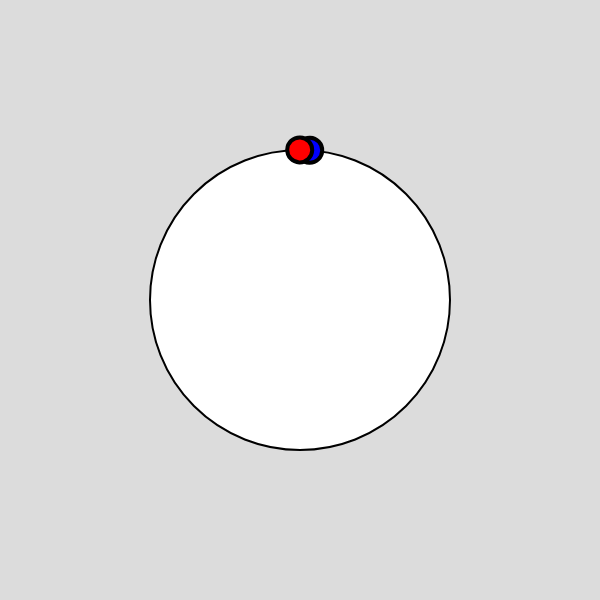
Frame 1 (no input)
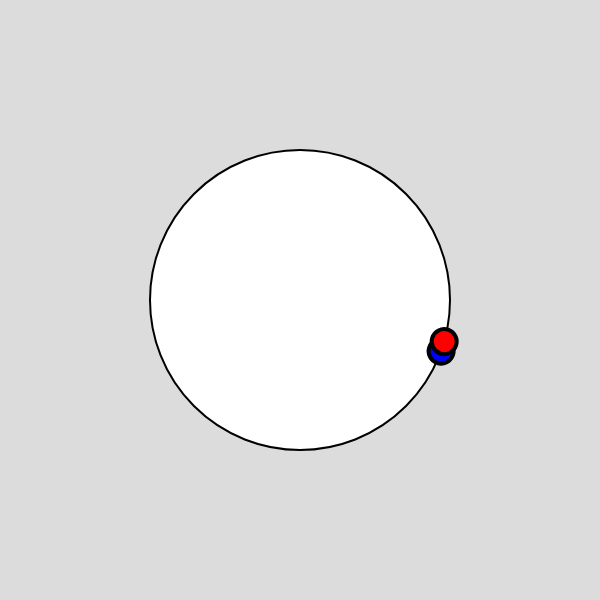
Frame 60 (no input)
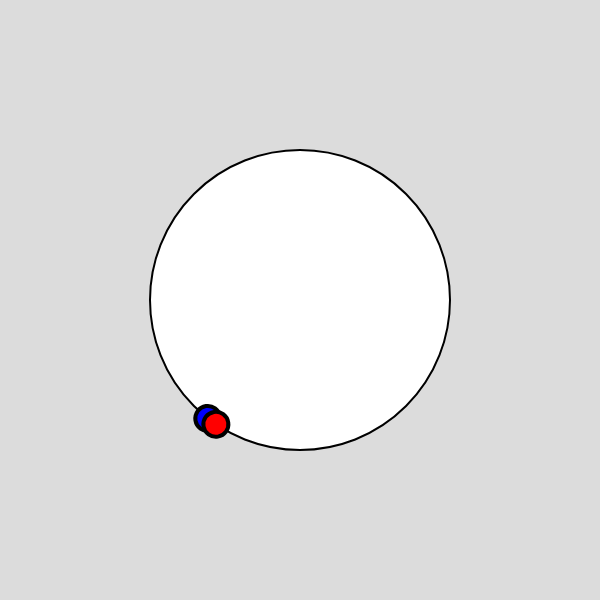
Frame 120 (the mouse pressed at the canvas centre since frame 60)

The p5.js sketch that drew these frames (run headless with seeded random() and noise() and a simulated clock; from frame 60 on, the mouse is pressed at the canvas centre):

// p5.js sketch
// ── sketch.js
let time = 0;
let timeNeg = 0;

function setup() {
  createCanvas(600, 600);
  angleMode(DEGREES);
}
  
function draw() {
  background(220);
  translate(300, 300);

  
  strokeWeight(2);
  circle(0, 0, 300);

  time = time + 0.3;
  stroke(0);
  strokeWeight(5);
  let move = map(time, 0, 60, 0, 360);

  push();
  rotate(move);
  strokeWeight(4);
  fill(0, 0, 255); 
  ellipse(5, -150, 25, 25);
  pop();

  push();
  rotate(move);
  strokeWeight(4);
  fill(255, 0, 0);
  ellipse(-5, -150, 25, 25);
  pop();
}
